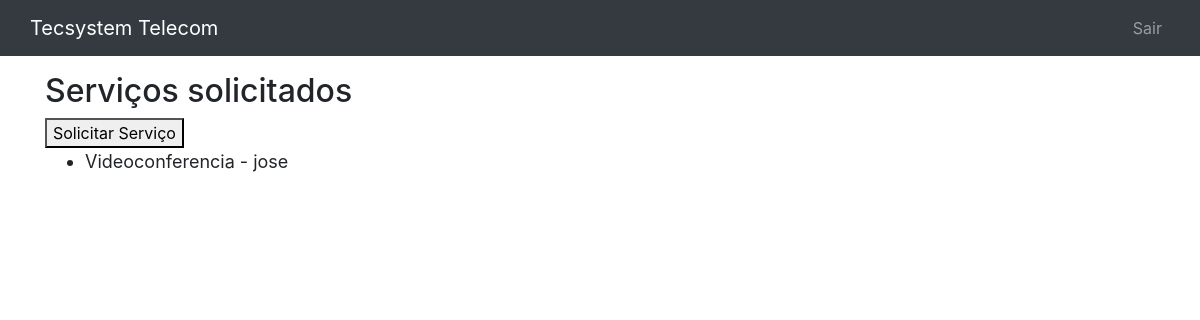
Page /accounts/profile/ (signed in) on the earlier database version.
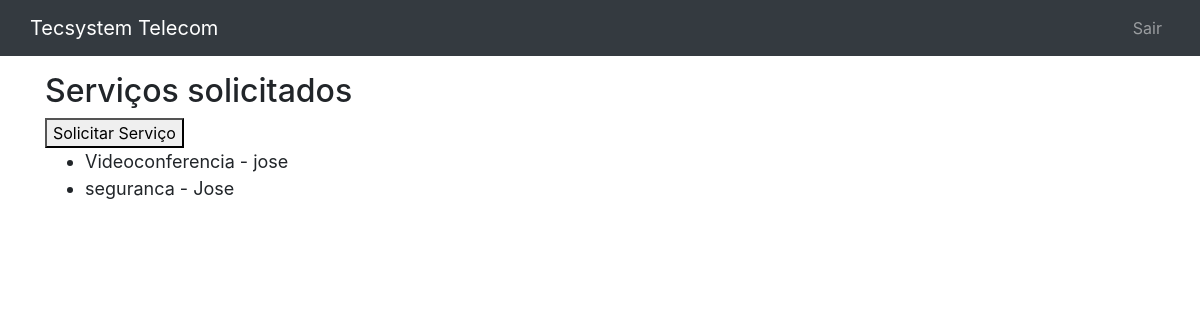
Same page on the later database version.
### core/models.py (models this page shows, shortened)
class Servico(models.Model):
    nome_completo = models.CharField(max_length=50, null=True)
    empresa = models.CharField(max_length=200)
    telefone = models.CharField(max_length=15)
    email = models.CharField(max_length=100)
    prioridade = models.CharField(max_length=50)
    servico = models.CharField(max_length=50)
    descricao = models.TextField(blank=True, null=True)
    data_criacao= models.DateTimeField(auto_now=True, verbose_name='Solicitado')
    usuario = models.ForeignKey(User, on_delete=models.CASCADE)
    class Meta:
        db_table = 'servico'

### core/views.py (the view)
# urls.py: path('accounts/profile/', views.lista_servicos),
@login_required(login_url='/login/')
def lista_servicos(request):
    usuario = request.user
    servicos = Servico.objects.filter(usuario=usuario)
    dados = {'servicos':servicos}
    return render(request, 'servicos.html', dados)

### templates/servicos.html
{% extends "base.html" %}
{% block content %}
    <h2>Serviços solicitados</h2>
    <a href="solicitacao/">
        <button type="button">Solicitar Serviço</button>
    </a>
    <ul style="font-size: 18px">
        {% for servico in servicos %}
            <li>{{ servico.servico }} - {{ servico.nome_completo }}</li>
        {% endfor %}
    </ul>
{% endblock %}

Differences in the rows shown:
added Servico: servico "seguranca", nome_completo "Jose"
